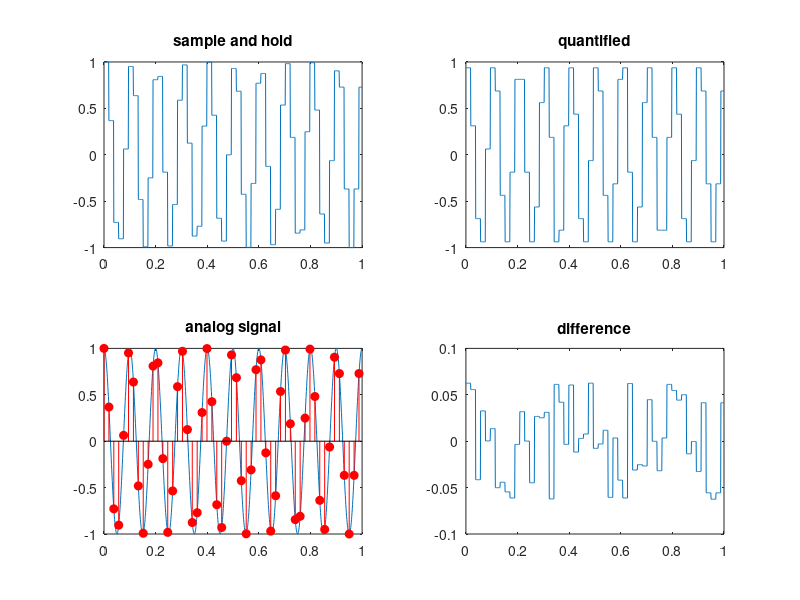

MATLAB code to generate this figure:
clear all;close all;
% señal muy similar a la analógica
amp = 1;
Ts = 1/1000;
t = 0:Ts:1;
x = amp*cos(2*pi*t*10);
% señal con muestreo natural fs veces más lento (53Hz)
fs = 19;
tm = t(1:fs:end);
xm = cos(2*pi*tm*10);
% señal muestreada con sample-and-hold
ts = fs;
xs = zeros(1,length(t));
for i=1:length(t)
if( rem(i,ts)==1 )
tmp = x(i);
end
xs(i) = tmp;
end
% cuantificación
bits = 4;
M = 2^bits;
int = (max(xs)-min(xs))/M;
m = (min(xs)+int/2):int:(max(xs)-int/2);
xq = zeros(1,length(t));
for i=1:length(t)
[tmp k] = min(abs(xs(i)-m));
xq(i) = m(k);
end
% diferencia
xd = xs - xq;
% graficas
figure(1)
%%
subplot(2,2,3);
plot(t,x)  %analog signal
title('analog signal') 
hold on
stem(tm,xm,'r','filled') %natural sampling
%%
subplot(2,2,1);
plot(t,xs)  %sample and hold
title('sample and hold')
%%
subplot(2,2,2);
plot(t,xq) %quantified
title('quantified')
%%
subplot(2,2,4);
plot(t,xd) %difference
title('difference')

%% Calculate the mean of the signal
mean(xd)
%if the result it is not ZERO we go by this method
pot_xs = sum(xs.^2)/numel(xs)
pot_xq = sum(xd.^2)/numel(xd)
SNRdb = 10*log10(pot_xs/pot_xq)